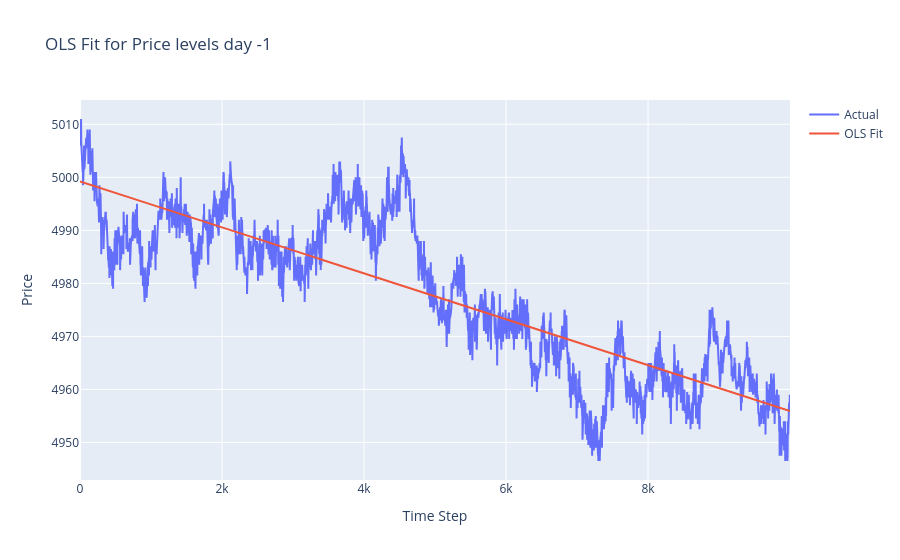
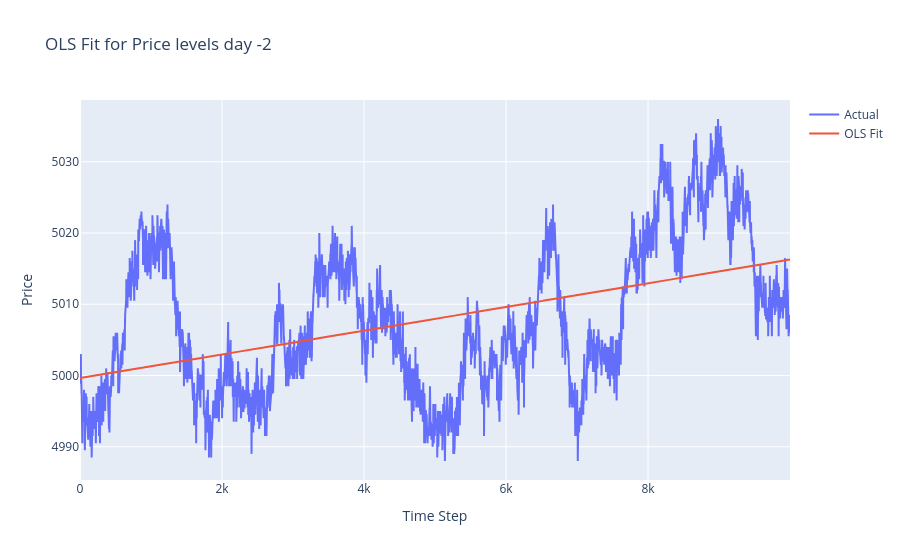

These figures' notebook cell, in order:
### Code cell
# Visualize the fitted OLS line on the price levels
def plot_ols_fit(series, series_name='Series'):
    t = np.arange(len(series))
    X = add_constant(t)
    y = series.values
    ols_model  = OLS(y, X).fit()
    fitted_values = ols_model.fittedvalues

    fig = go.Figure()
    fig.add_trace(go.Scatter(x=t, y=y, mode='lines', name='Actual'))
    fig.add_trace(go.Scatter(x=t, y=fitted_values, mode='lines', name='OLS Fit'))
    fig.update_layout(title=f'OLS Fit for {series_name}', xaxis_title='Time Step', yaxis_title='Price')
    fig.show()

plot_ols_fit(mid_price_levels1, 'Price levels day -1')
plot_ols_fit(mid_price_levels2, 'Price levels day -2')

### Figure 1 — Plotly figure (JSON) as saved in the notebook; plotly's stock layout.template omitted (floating-point values rounded to 4 significant figures; data arrays with more than 128 entries replaced by an {"elided": "..."} marker saying what was removed)
{"data": [{"mode": "lines", "name": "Actual", "type": "scatter", "x": {"elided": "10000 int values"}, "y": {"elided": "10000 float values"}}, {"mode": "lines", "name": "OLS Fit", "type": "scatter", "x": {"elided": "10000 int values"}, "y": {"elided": "10000 float values"}}], "layout": {"title": {"text": "OLS Fit for Price levels day -1"}, "xaxis": {"title": {"text": "Time Step"}}, "yaxis": {"title": {"text": "Price"}}}}

### Figure 2 — Plotly figure (JSON) as saved in the notebook; plotly's stock layout.template omitted (floating-point values rounded to 4 significant figures; data arrays with more than 128 entries replaced by an {"elided": "..."} marker saying what was removed)
{"data": [{"mode": "lines", "name": "Actual", "type": "scatter", "x": {"elided": "10000 int values"}, "y": {"elided": "10000 float values"}}, {"mode": "lines", "name": "OLS Fit", "type": "scatter", "x": {"elided": "10000 int values"}, "y": {"elided": "10000 float values"}}], "layout": {"title": {"text": "OLS Fit for Price levels day -2"}, "xaxis": {"title": {"text": "Time Step"}}, "yaxis": {"title": {"text": "Price"}}}}
